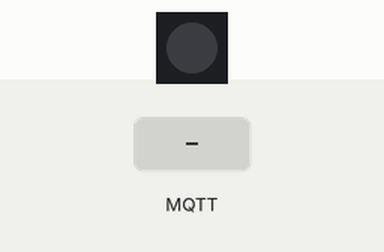
Bench run of a sketch on a simulated ESP32-S3. Parts: 1 RGB LEDs in strip order, left to right. Inputs (shaded band) come from the test bench. Dim RGB values are drawn brighter than linear; WiFi joins after 1.5 s; servers stay silent unless stated; no MQTT or app messages arrive unless stated; what the sketch prints to the serial monitor is not drawn.

Above: at 2.7 s.
2.8 s: MQTT message "ON" arrives on the first subscribed topic
At 3.1 s:
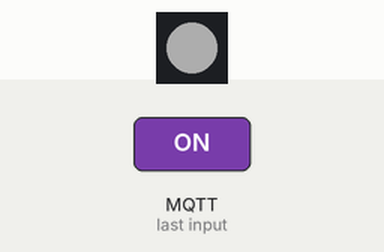
5.8 s: MQTT message "0" arrives on the first subscribed topic
At 6.6 s:
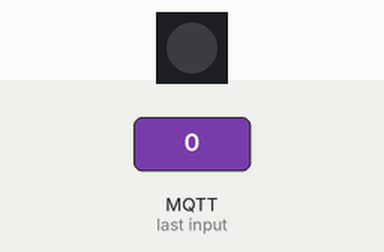
Timing chart, 0 to 8.8 s (numbered marks = the images above; inputs shaded):
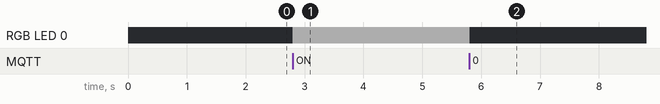

The sketch:

codedieukhuyenled.ino
```cpp
#include <WiFi.h>
#include <PubSubClient.h>
#include <Adafruit_NeoPixel.h>

/* ====== CONFIG ====== */
const char* ssid = "Trần Hiệp";          // Tên WiFi của bạn
const char* password = "29072006";      // Mật khẩu WiFi

const char* mqtt_server = "192.168.1.104"; // IP Home Assistant
const int mqtt_port = 1883;

const char* mqtt_user = "hiep1";
const char* mqtt_pass = "123";

const char* student_id = "10124131";     // Mã sinh viên của bạn

String topic_cmd = "iot/lab2/" + String(student_id) + "/cmd";
String topic_state = "iot/lab2/" + String(student_id) + "/state";

// Cấu hình cho LED RGB tích hợp trên ESP32-S3
#define PIN_RGB 48    // Chân GPIO 48 nối với LED RGB tích hợp trên board S3
#define NUM_PIXELS 1  // Số lượng bóng LED (board S3 có 1 bóng)

Adafruit_NeoPixel pixels(NUM_PIXELS, PIN_RGB, NEO_GRB + NEO_KHZ800);

WiFiClient espClient;
PubSubClient client(espClient);

void callback(char* topic, byte* payload, unsigned int length) {
  String message = "";
  for (int i = 0; i < length; i++) {
    message += (char)payload[i];
  }

  Serial.print("Message arrived [");
  Serial.print(topic);
  Serial.print("] ");
  Serial.println(message);

  if (String(topic) == topic_cmd) {
    if (message == "ON" || message == "1") {
      // Bật đèn RGB màu trắng (Độ sáng tùy chỉnh từ 0 đến 255 ở mỗi màu R, G, B)
      pixels.setPixelColor(0, pixels.Color(50, 50, 50));
      pixels.show();
      client.publish(topic_state.c_str(), "ON");
    }
    else if (message == "OFF" || message == "0") {
      // Tắt đèn RGB
      pixels.setPixelColor(0, pixels.Color(0, 0, 0));
      pixels.show();
      client.publish(topic_state.c_str(), "OFF");
    }
  }
}

void setup_wifi() {
  delay(10);
  Serial.begin(115200);
  WiFi.begin(ssid, password);
  while (WiFi.status() != WL_CONNECTED) {
    delay(500);
    Serial.print(".");
  }
  Serial.println("\nWiFi connected!");
}

void reconnect() {
  while (!client.connected()) {
    String clientId = "ESP32S3_Client_" + String(student_id);
    if (client.connect(clientId.c_str(), mqtt_user, mqtt_pass)) {
      Serial.println("MQTT connected");
      client.subscribe(topic_cmd.c_str());
    } else {
      Serial.print("failed, rc=");
      Serial.print(client.state());
      delay(2000);
    }
  }
}

void setup() {
  pixels.begin(); // Khởi tạo NeoPixel
  pixels.clear();
  pixels.show();

  setup_wifi();
  client.setServer(mqtt_server, mqtt_port);
  client.setCallback(callback);
}

void loop() {
  if (!client.connected()) {
    reconnect();
  }
  client.loop();
}
```

Measured:
- after the input at 2.8 s, RGB LED 0: off → RGB(50, 50, 50) at once
- after the input at 5.8 s, RGB LED 0: RGB(50, 50, 50) → off at once
